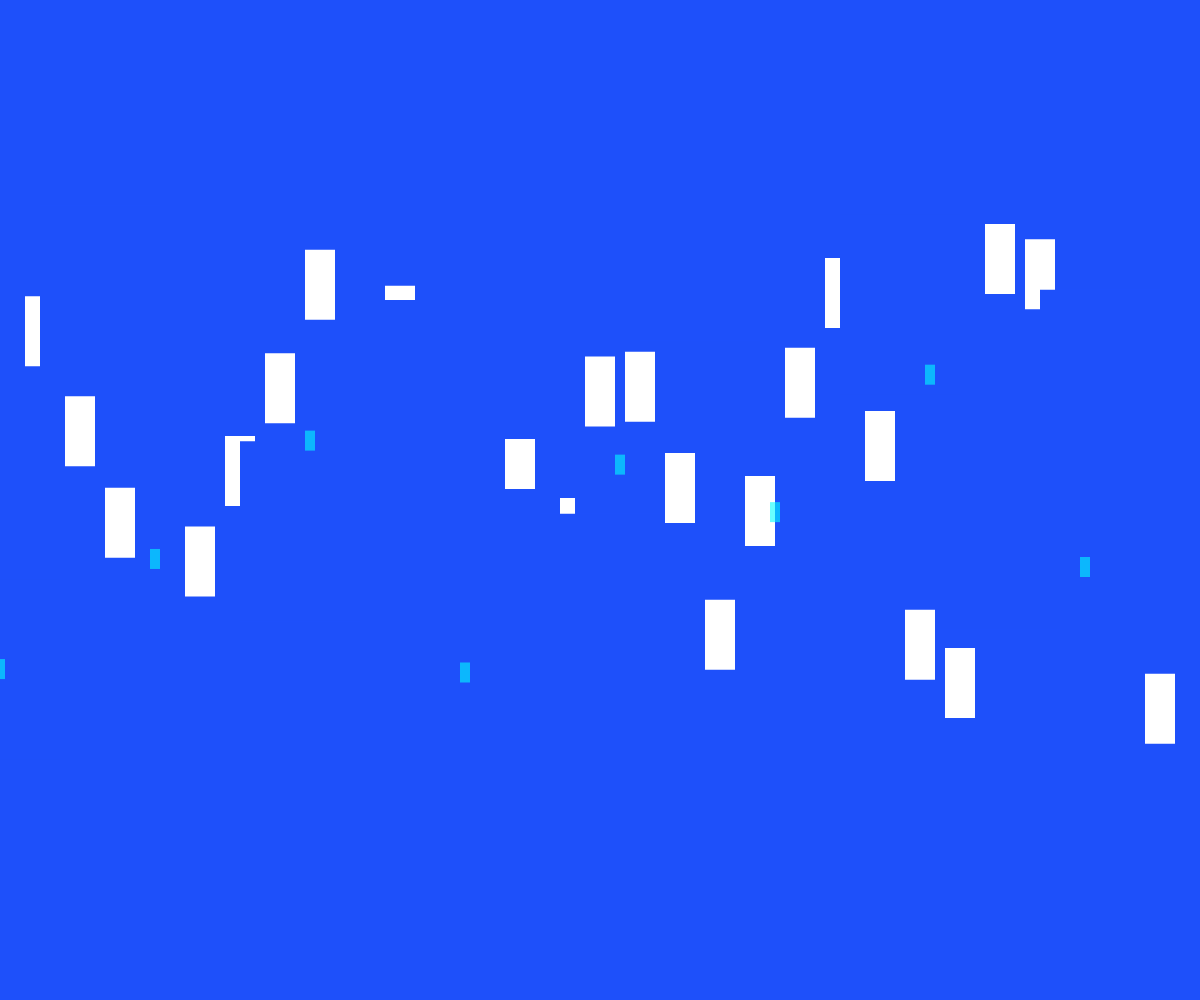
Frame 1 (no input)
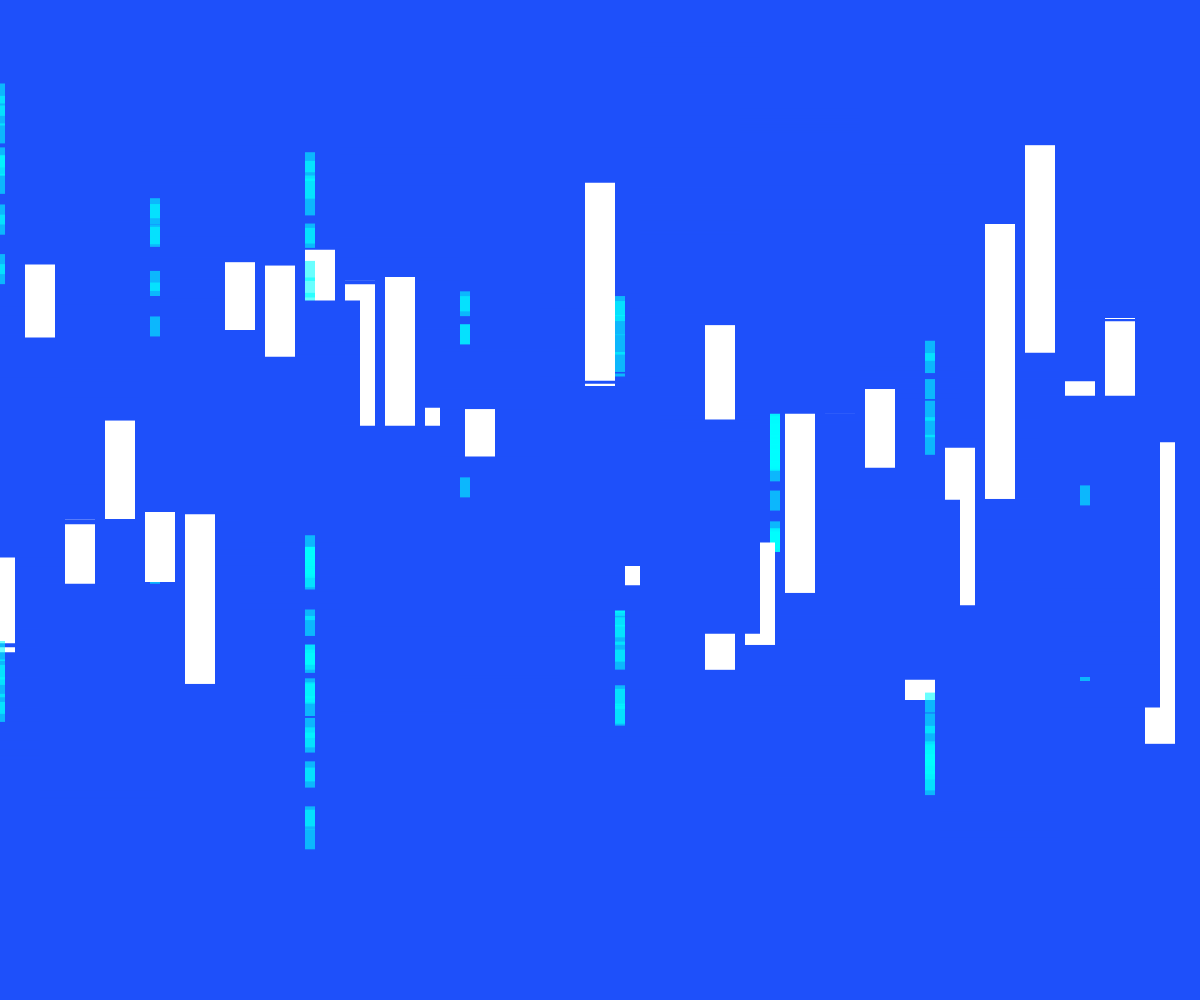
Frame 60 (no input)
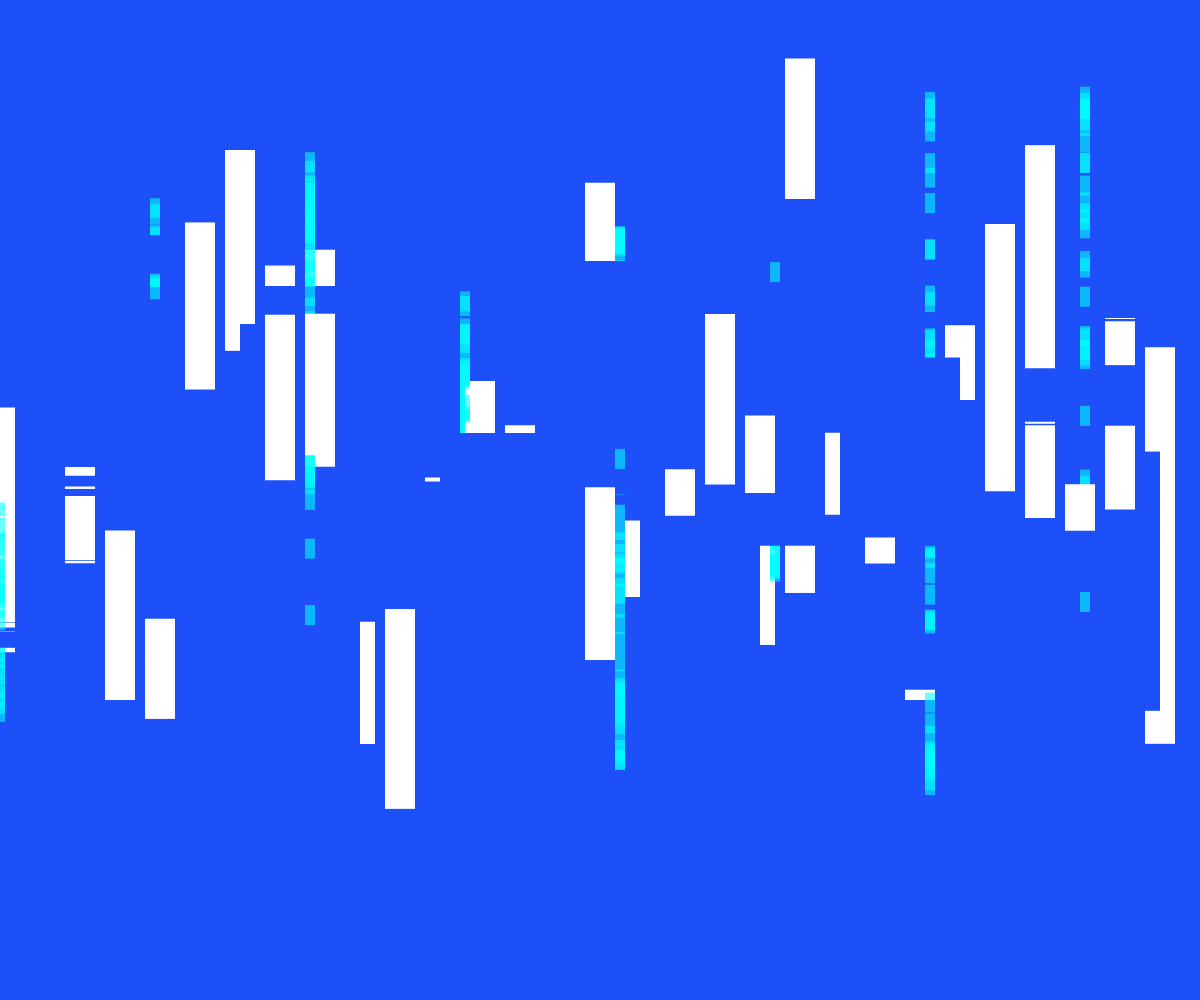
Frame 120 (the mouse pressed at the canvas centre since frame 60)

The p5.js sketch that drew these frames (run headless with seeded random() and noise() and a simulated clock; from frame 60 on, the mouse is pressed at the canvas centre):

// p5.js sketch
// ── sketch.js
function setup(){ 
    createCanvas(windowWidth, windowHeight); 
    background(30,80,250);
    noStroke();
    smooth(); 
}
 
function draw(){

    for (var i = 0; i < width; i+=12) { 
       // fill(255, 255, 255, 30); 
         colorMode(RGB);
       fill(30, random(100,255), random(100,255))
       // ellipse(i, noise(i*0.09, frameCount*0.007) * height, 9, 9); 
      rectMode(CENTER);
 // rect(i, noise(i*0.5, frameCount*0.005) * height, 10,10);
    }
    
    
    for (var i = 0; i < width; i+=40) { 
  fill(255)
  rect(i, noise(i*0.02, frameCount*0.01) * height, 30,70);

    }
    
for (var i = 0; i < width; i+=100) { 
  fill(30,80,250)
  rect(i, noise(i*0.03, frameCount*0.02) * height, 120,180);

    }
    
    
for (var i = 0; i < width; i+=155) { 
  fill(0,255,255,150)
  rect(i, noise(i*0.1, frameCount*0.05) * height, 10,20);

    }
}
